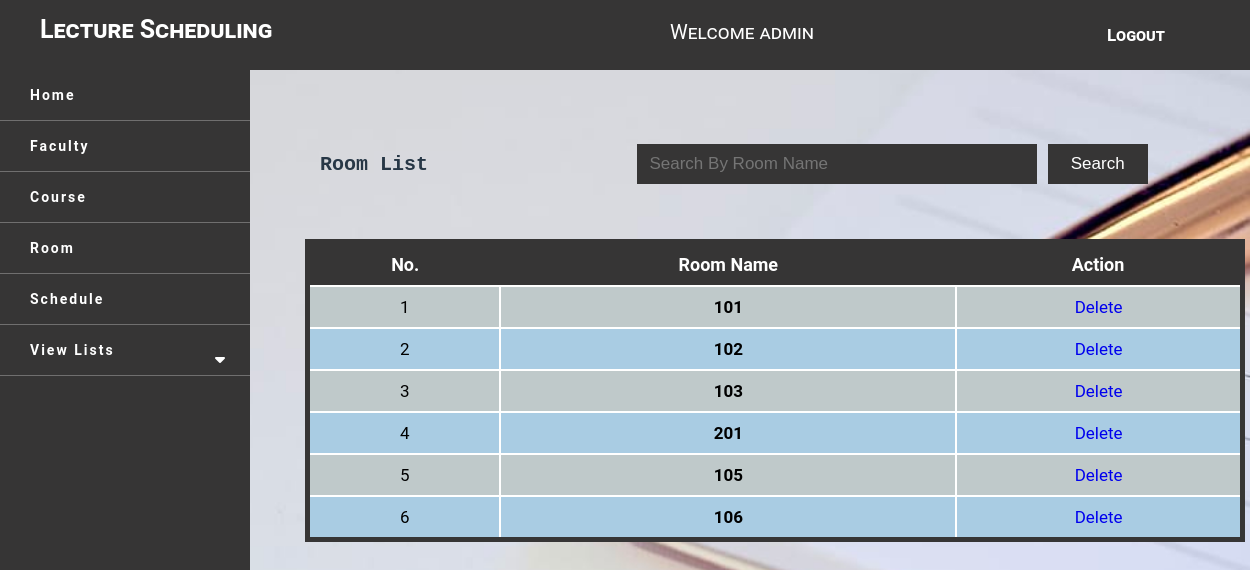
The app's page /admin/listroom.php (signed in) with its own data.
### tables this page shows
CREATE TABLE `room` (
  `r_id` int(11) NOT NULL,
  `r_name` varchar(255) NOT NULL
);

### admin/listroom.php (the view, shortened to what this page needs)
<?php
include 'include/navbar.php';
$sr = 1;
if (isset($_POST['search'])) {
    $searchKey = $_POST['search'];
    $show_op =  "SELECT * FROM room WHERE r_name LIKE '%$searchKey%'";
} else {
    $show_op = "SELECT * FROM room";
    $searchKey = "";
}
$result = mysqli_query($con, $show_op); ?>
<div class="form_list">
    <table class="view_list">
        <tr>
            <td>
                <h2>Room List</h2>
            </td>
            <td>
                <form action="" method="post">
                    <input type="text" name="search" size="50" height="20" placeholder="Search By Room Name " autocomplete="off" class="search"value="<?php echo $searchKey ?>">
                    <input type="button" name="search" value="Search" class="se_button">
                </form>
            </td>
        </tr>
    </table>
<div class="view" style="margin-top: -0px; width:100%;">
    <table class="display">
        <tr>
            <th>No.</th>
            <th>Room Name</th>
            <th>Action</th>
        </tr>
        <?php
        $total  = mysqli_num_rows($result);
        if ($total > 0) {
            while ($res = mysqli_fetch_array($result)) {
        ?>
                <tr>
                    <td><?php echo $sr; ?></td>
                    <td style="text-transform: capitalize;"><b><?php echo $res['r_name'] ?></b></td>
                    <td><a href="deleteroom.php?r_id=<?php echo $res['r_id']; ?>""> Delete
                    </td>
        <?php
                $sr++;
            }
        } else {
            echo "<tr><td colspan=\"8\" style=\"font-weight:bold; height: 50px; color:red; text-align:center;font-size:24px;\"> No Room Add Yet</td></tr>";
        }
        ?>
    </table>
</div></div>
</div>

### admin/include/navbar.php (shortened to what this page needs)
<?php
include '../include/config.php';
$userprofile = $_SESSION['a_name'];
$pro = "SELECT * FROM `admin` WHERE `a_name` = '$userprofile'";
$sql = mysqli_query($con, $pro);
$result = mysqli_fetch_assoc($sql);
$a_name = $result['a_name'];
?>
<!DOCTYPE html>
<html>
<head>
    <link href="../fonts/css/all.css" rel="stylesheet" type="text/css" media="all" />
    <link rel="stylesheet" type="text/css" href="../css/style.css">
</head>
<body style="  background: url('../img/bg.jpg') fixed center;
    background-size: cover;">
    <nav class="stick">
    <h1>Lecture Scheduling</h1>
    <div class="navmid">
        Welcome <?php echo $a_name; ?>
    </div>
        <div class="std_detail">
           <ul>
               <li><a href="../include/logout.php">Logout</a></li>
           </ul>
        </div>
    </nav>
    <div class="sidebar">
        <ul>
            <li><a href="index.php">Home</a></li>
            <li><a href="addfaculty.php">Faculty</a></li>
            <li><a href="addcourse.php" class="pro_btn">Course</a>
            <li><a href="addroom.php" class="pro_btn">Room</a>
            <li><a href="schedule.php" class="pro_btn">Schedule</a>
            <li><a href="#" class="pro_btn">View Lists</a>
                <span class="fas fa-caret-down second"></span>
            </li>
        </ul>
    </div>
    <div class="main">
    <body>

### css/style.css (style rules this page uses)
* { padding: 0; margin: 0; font-size: 17px; box-sizing: border-box; opacity: 1; }
body { font-family: "Roboto", sans-serif; }
nav { background: rgb(54, 53, 53); color: white; position: fixed; top: 0; left: 0; width: 100%; height: 70px; opacity: 0.8; font-variant: small-caps; z-index: 1; }
.stick { background: rgb(54, 53, 53); opacity: 1; }
nav h1 { position: absolute; top: 15px; left: 40px; font-size: 25px; }
nav .std_detail { float: right; position: absolute; top: 10px; right: 60px; font-size: 20px; color: white; }
nav .std_detail ul li a { color: white; padding: 10px; text-decoration: none; font-weight: 600; }
.display { margin-left: auto; margin-right: auto; color: white; border-collapse: collapse; font-size: 16px; padding: 5px; width: 90%; text-align: -webkit-center; }
.form_list { top: 18%; left: 20%; position: absolute; }
.view_list { width: 900px; margin-left: 50px; color: #273746; font-weight: 600; font-family: "Courier New", Courier, monospace; }
.view_list h2 { margin-left: 20px; font-size: 20px; font-weight: bold; }
.search { background: rgb(54, 53, 53); width: 400px; height: 40px; padding: 10px; color: white; border: 2px solid rgb(54, 53, 53); margin-left: 200px; text-transform: capitalize; }
.se_button { width: 100px; color: white; background: rgb(54, 53, 53); border: none; height: 40px; cursor: pointer; }
.sidebar { margin-top: 70px; position: fixed; width: 250px; height: 100%; background: rgb(54, 53, 53); padding-bottom: 100px; }
.sidebar ul li a { position: relative; display: flex; color: white; font-weight: bold; text-align: center; padding-left: 80px; text-decoration: none; line-height: 50px; letter-spacing: 2px; font-size: 14px; border-bottom: 1px solid rgb(247, 243, 243, 0.3); }
.sidebar ul li { position: relative; margin-left: -50px; }
.fa-caret-down { position: absolute; top: 50%; right: 20px; color: white; transform: translate(-50%); }
.std_detail ul { display: flex; margin: 15px; }
.std_detail li { list-style: none; margin-left: 70px; }
.main { margin-left: 250px; }
.view { width: 90%; margin: auto; padding: 15px 5px; margin-left: 50px; }
.view table { margin: 40px auto; width: 100%; border: 5px solid rgb(54, 53, 53); }
.view table tr > th { background: rgb(54, 53, 53); padding: 10px; color: white; text-align: center; font-size: 18px; }
.view table tr > td { padding: 10px; text-align: center; color: black; border: 2px solid white; }
.view tr:nth-child(even) { background: #bfc9ca; }
.view tr:nth-child(odd) { background: #a9cce3; border: 2px solid white; }
table { margin-left: auto; margin-right: auto; color: white; border-collapse: collapse; font-size: 16px; padding: 5px; width: 90%; text-align: -webkit-center; padding: 10px; }
table input { width: 300px; height: 30px; padding: 5px; }
span { color: white; font-size: 16px; text-align: center; margin-left: 110px; }
.navmid { position: relative; top: 20px; left: 670px; font-size: 20px; }

### admin/listroom.php (style rules this page uses)
td a { text-decoration: none; }

### records on screen
room: r_name "101"
room: r_name "102"
room: r_name "103"
room: r_name "201"
room: r_name "105"
room: r_name "106"

### other values on screen
$a_name "admin"
